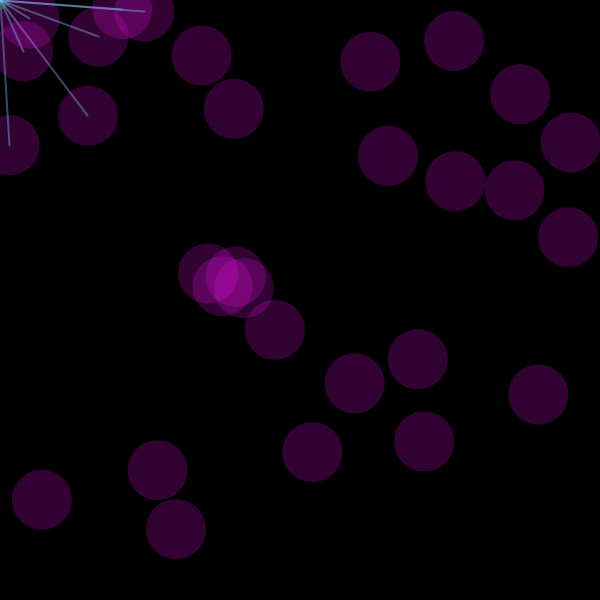
Frame 1 (no input)
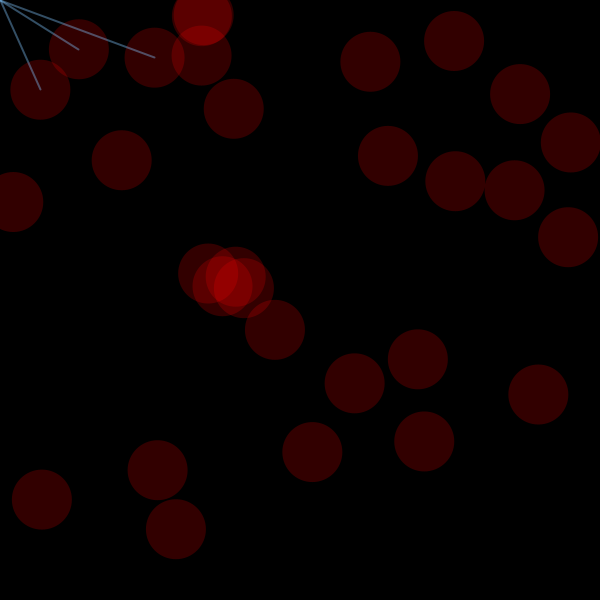
Frame 60 (the mouse pressed at the canvas centre just before this capture)
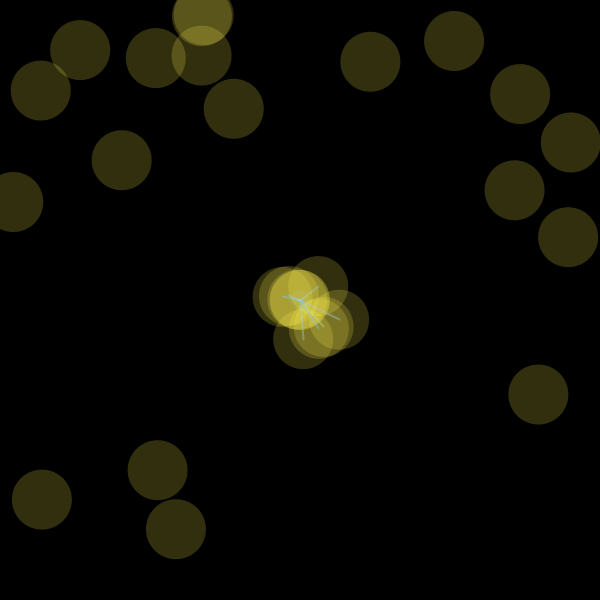
Frame 120 (the mouse held since frame 60 and released just before this capture)

The Processing sketch that drew these frames (run headless with seeded random() and noise(); from frame 60 on, the mouse is pressed at the canvas centre):

// Processing sketch: Gustavo4_comb_4
// ── Gustavo4_comb_4.pde
/*Tomas de Camino
Editado por Gustavo Richmond
 */
int nBolas =30;
float [][] bolas = new float[nBolas][2];
int velocidad = 50;
 
void setup() {
  size(600, 600);
  noCursor();
  smooth();
  colorMode(RGB, 255, 255, 255);
  for (int i=0;i<nBolas;i++) {
    bolas[i][0]=random(width);
    bolas[i][1]=random(width);
  }
}
 
void draw() {
  //noStroke();
  background(0);
  //fill(116, 255, 255);
  fill(0,255*cos(frameCount*PI/velocidad),255*sin(frameCount*PI/velocidad),50);
  ellipse(mouseX, mouseY, 20, 20);//dibuja la elipse del mouse
  fill(255,255,255,0);
  ellipse(mouseX, mouseY, 20, 20);//dibuja la elipse del mouse
  fill(100, 200, 255, 100);
  for (int i=0;i<nBolas;i++) {
    float distancia = sqrt(sq(mouseX-bolas[i][0])+sq(mouseY-bolas[i][1]));
    noStroke();
    fill(255,255*sin(frameCount*PI/velocidad),255*cos(frameCount*PI/velocidad),50);
    ellipse(bolas[i][0], bolas[i][1], 60, 60);
    if(mousePressed){
       if(distancia<200){
       //calcula la nueva posicion de la bola
       strokeWeight(2);
       stroke(131,200,255,100);
       line(mouseX,mouseY,bolas[i][0],bolas[i][1]);
       bolas[i][0]+=(mouseX-bolas[i][0])/(i*2);
       bolas[i][1]+=(mouseY-bolas[i][1])/(i*2);
      }
    }
    else if(distancia<200){
     //calcula la nueva posicion de la bola
     strokeWeight(2);
     stroke(131,200,255,100);
     line(mouseX,mouseY,bolas[i][0],bolas[i][1]);
     bolas[i][0]-=(mouseX-bolas[i][0])/(i*5);
     bolas[i][1]-=(mouseY-bolas[i][1])/(i*5);
    }

  }
}
